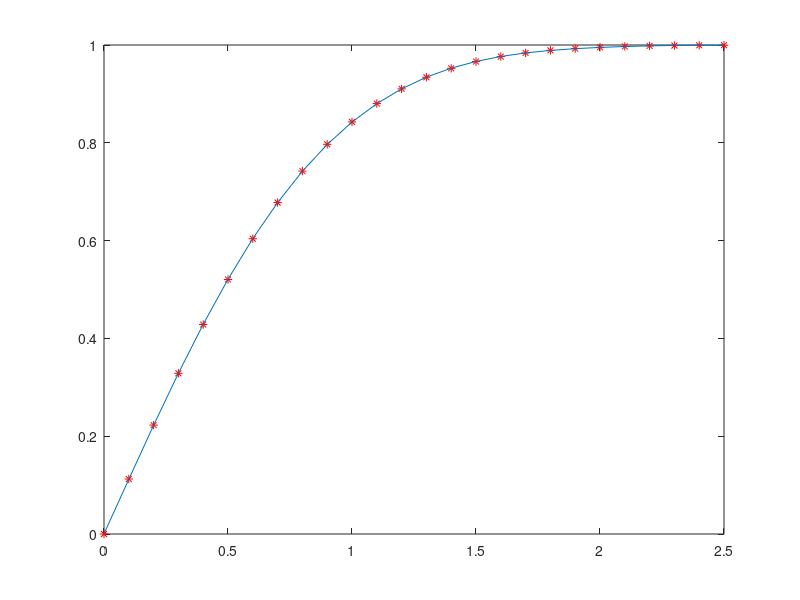

Recreate this plot in MATLAB.
x = (0:.1:2.5)';
y = erf(x);
plot(x,y,'r*')
p = polyfit(x,y,6)
f = polyval(p,x);
table = [x y f y-f]
plot(x,y,'r*',x,f)
